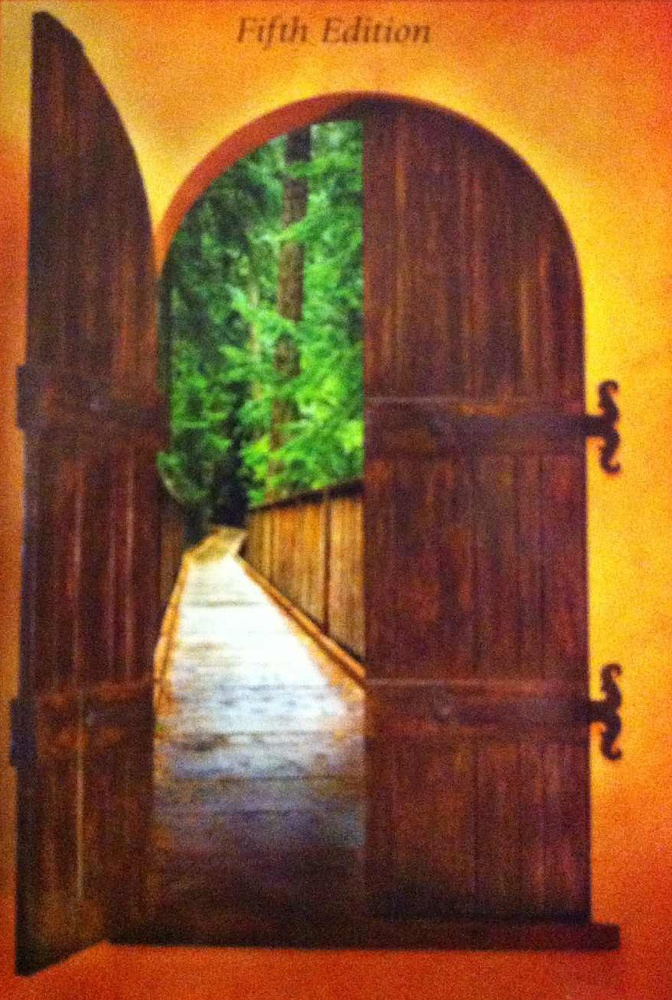
#> input picture Original.jpg, 672 x 1000 px, shrunk from 878 x 1307 before the run
$ python imagemod.py
#> lines starting #> are read from the running program, lines starting #| are printed output that depends on the picture
from PIL import Image
image_file = Image.open("Original.jpg") # open colour image
#> image_file is the input picture: PIL image 672x1000 RGB; mean R, G, B 136.8, 88.7, 47.5
image_file = image_file.convert('1') # convert image to black and white
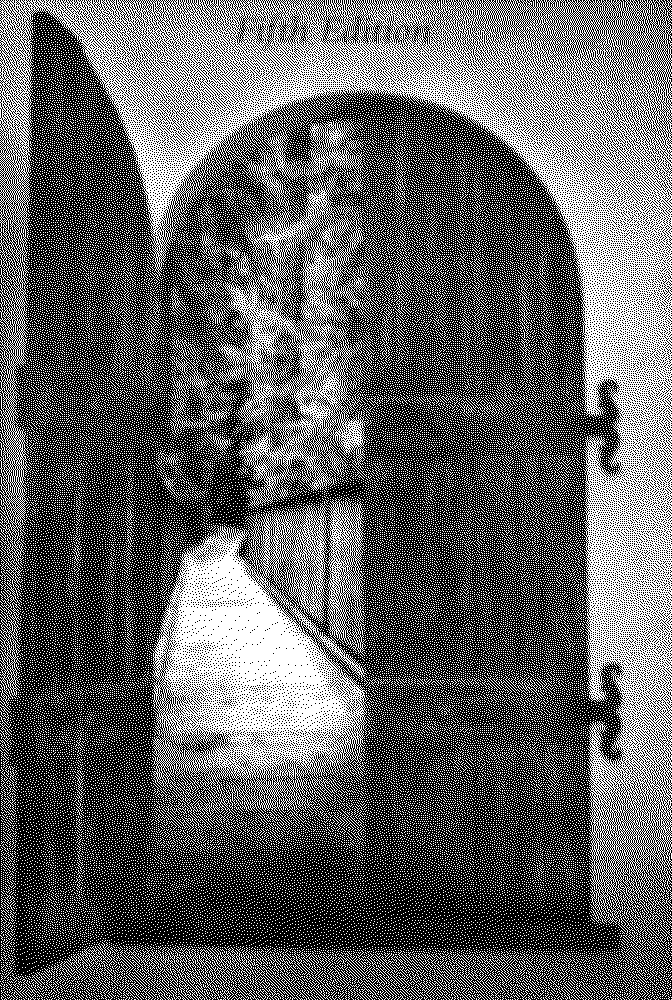
#> image_file: PIL image 672x1000 1; 38.3% white in thin lines or dots
image_file.save('blackandwhite.jpg')
